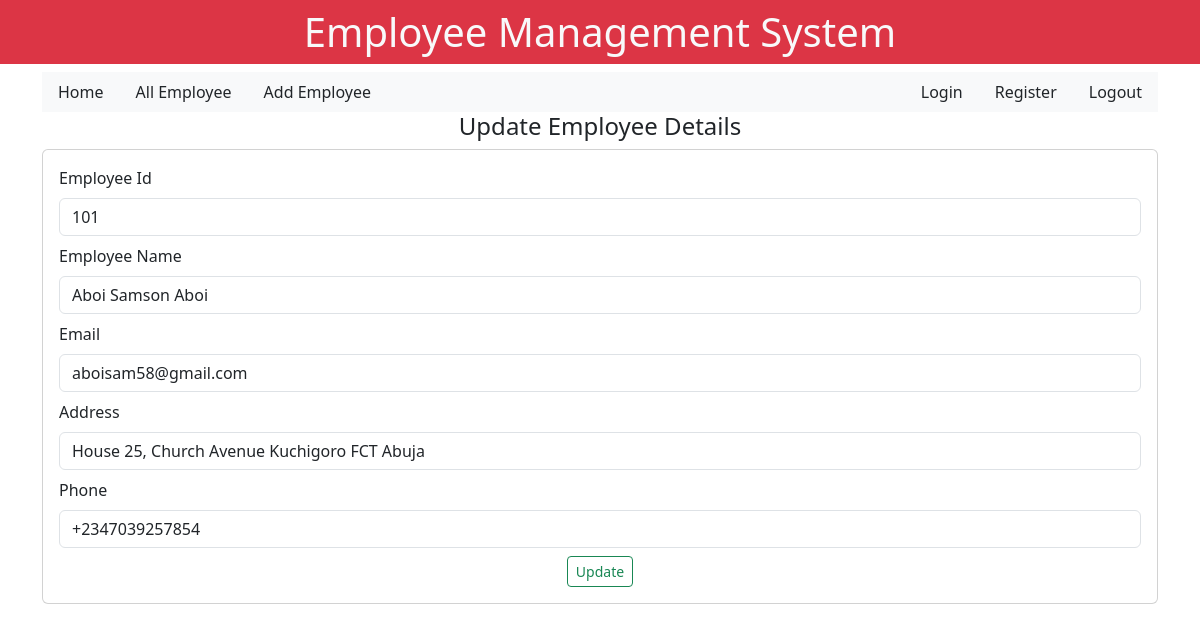
Screenshot of /updateemployee/9/ with the database file from the repository.
### emp/models.py (models this page shows)
class Employee(models.Model):
    employeeid          = models.CharField(max_length=100)
    employeename        = models.CharField(max_length=50)
    email               = models.CharField(max_length=50)
    address             = models.CharField(max_length=50)
    phone               = models.CharField(max_length=50)

### emp/views.py (the view)
# urls.py: path("updateemployee/<int:empid>/", views.updateemployee, name ="updateemployee"),
def updateemployee(request, empid):
    e = Employee.objects.get(pk = empid)
    return render(request, "emp/updateemployee.html", {"singleemp": e})

### emp/templates/emp/updateemployee.html (shortened to what this page needs)
{% extends 'base.html' %}
{% block content %}
<h4 class="text-center">Update Employee Details </h4>
<div class="card p-3">
    <form action="/doupdateemployee/{{ singleemp.id }}/" method="POST">
        <div class="mb-2">
          <label for="exampleInputEmail1" class="form-label">Employee Id</label>
          <input type="text" class="form-control" placeholder="Enter the employee id" name="employeeid" value="{{singleemp.employeeid}}" readonly>
        </div>
        <div class="mb-2">
            <label for="exampleInputEmail1" class="form-label">Employee Name </label>
            <input type="text" class="form-control" placeholder="Enter employee Name" name="employeename" value="{{singleemp.employeename}}">
          </div>
          <div class="mb-2">
            <label for="exampleInputEmail1" class="form-label">Email </label>
            <input type="email" class="form-control" placeholder="Enter employee Email"name ="employeeemail" value="{{singleemp.email}}">
          </div>
          <div class="mb-2">
            <label for="exampleInputEmail1" class="form-label">Address </label>
            <input type="text" class="form-control" placeholder="Enter employee Address" name="employeeaddress" value="{{singleemp.address}}">
          </div>
          <div class="mb-2">
            <label for="exampleInputEmail1" class="form-label">Phone</label>
            <input type="text" class="form-control" placeholder="Enter employee Phone number" name="employeephone" value="{{singleemp.phone}}">
          </div>
         <div class="container text-center mt-2">
            <button type="submit" class="btn btn-sm btn-outline-success">Update</button>
         </div>
      </form>
</div>
{% endblock content %}

### rows the page displays
Employee: employeeid "101", employeename "Aboi Samson Aboi", employeeemail "aboisam58@gmail.com", employeeaddress "House 25, Church Avenue Kuchigoro FCT Abuja", employeephone "+2347039257854"
